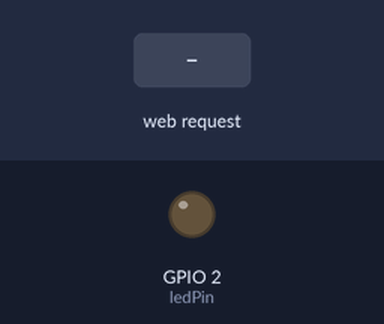
Bench run of a sketch on a simulated ESP32. Parts: output pins drawn as LEDs (lit = HIGH). The test bench sets the inputs (shaded band). WiFi joins after 1.5 s; servers stay silent unless stated; what the sketch prints to the serial monitor is not drawn.

Above: at 2.7 s.
2.8 s: HTTP request GET /set?bri=1 received
At 3.3 s:
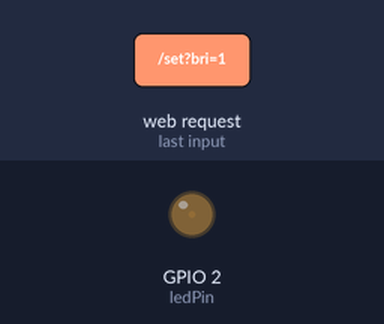
4.3 s: HTTP request GET /set?bri=120 received
At 5.7 s:
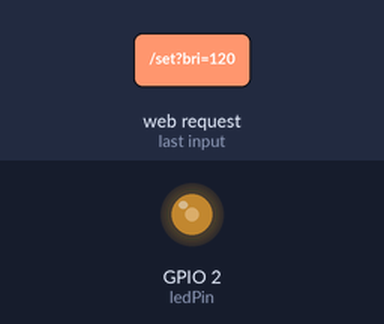
Timing chart, 0 to 7.3 s (numbered marks = the images above; inputs shaded):
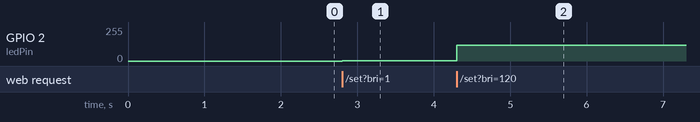

Measured:
- after the input at 2.8 s, GPIO 2 (ledPin): 0/255 → 1/255 at once
- after the input at 4.3 s, GPIO 2 (ledPin): 1/255 → 120/255 at once

The sketch:

ex07.ino
```cpp
#include <WiFi.h>
#include <WebServer.h>

// 已配置你的WiFi
const char* ssid     = "Redmi K70 321";
const char* password = "123456789n";

WebServer server(80);
const int ledPin = 2;   // D2引脚
int brightness = 0;

// 主页页面，包含滑动条
void handleRoot() {
  String html = R"HTML(
<!DOCTYPE html>
<html>
<head>
<meta charset="UTF-8">
<title>网页无极调光</title>
<style>
body{text-align:center;margin-top:100px;font-size:24px;}
#slider{width:80%;height:40px;margin-top:30px;}
</style>
</head>
<body>
<h2>LED亮度调节滑块 0~255</h2>
<input type="range" id="slider" min="0" max="255" value="0">
<script>
const slider = document.getElementById('slider');
slider.addEventListener('input',function(){
  let val = this.value;
  fetch('/set?bri='+val);
})
</script>
</body>
</html>
)HTML";
  server.send(200, "text/html", html);
}

// 接收网页亮度参数
void handleSetBright() {
  if(server.hasArg("bri")){
    brightness = server.arg("bri").toInt();
    analogWrite(ledPin, brightness);
  }
  server.send(200, "text/plain", "OK");
}

void setup() {
  pinMode(ledPin, OUTPUT);
  Serial.begin(115200);

  // 连接手机热点
  WiFi.begin(ssid, password);
  while(WiFi.status() != WL_CONNECTED){
    delay(500);
    Serial.print(".");
  }
  Serial.println("\nWiFi连接成功，设备局域网IP地址：");
  Serial.println(WiFi.localIP());

  server.on("/", handleRoot);
  server.on("/set", handleSetBright);
  server.begin();
}

void loop() {
  server.handleClient();
}
```
